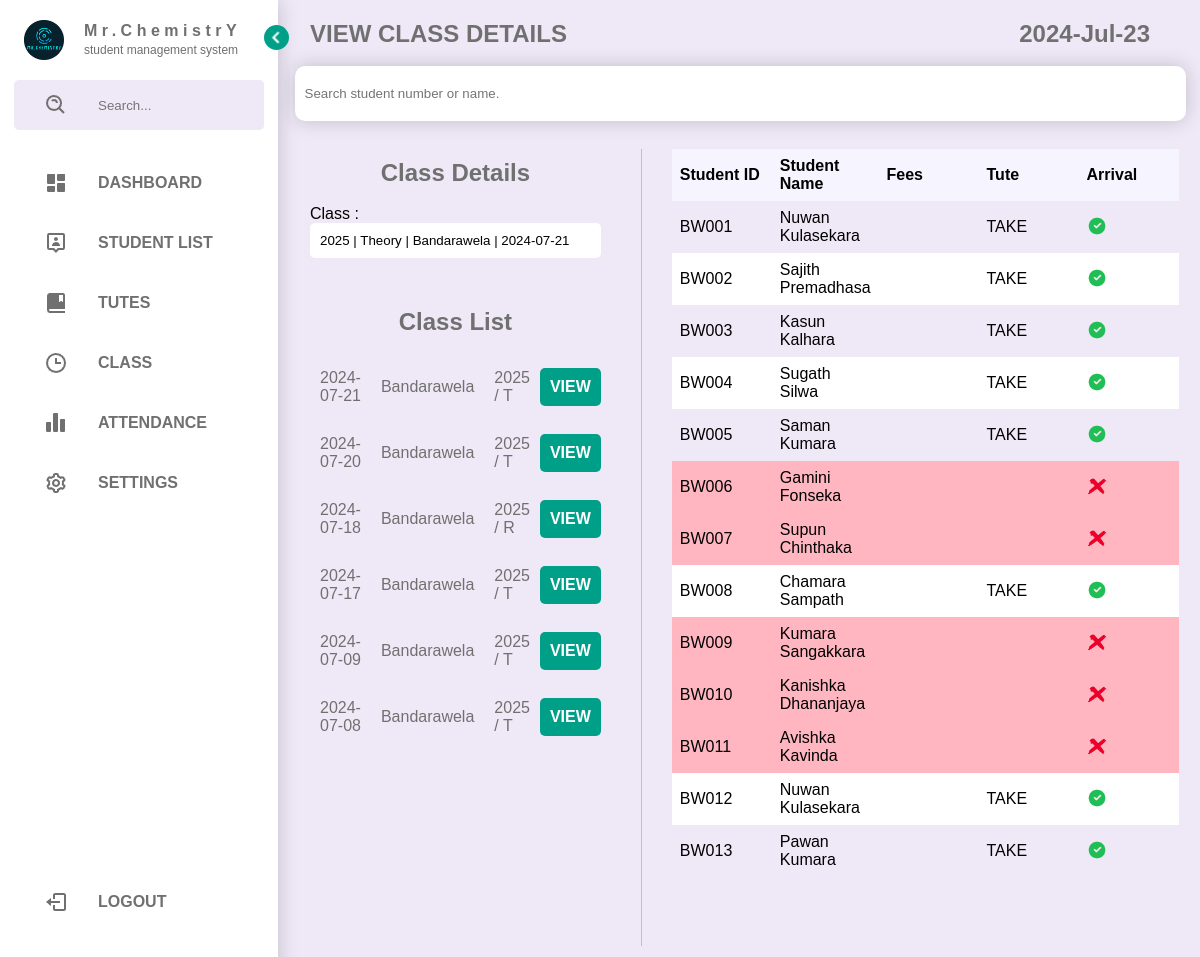
The page /view-class-details.php?view_class=7 (signed in) on the database its author committed.
### tables this page shows
CREATE TABLE `class_date` (
  `ID` int(255) NOT NULL,
  `Class` varchar(20) NOT NULL,
  `Location` varchar(100) NOT NULL,
  `Type` varchar(100) NOT NULL,
  `Date` varchar(100) NOT NULL
);

CREATE TABLE `student` (
  `ID` int(100) NOT NULL,
  `Student_ID` varchar(100) NOT NULL,
  `First_name` varchar(100) NOT NULL,
  `Last_name` varchar(100) NOT NULL,
  `Class` varchar(10) NOT NULL,
  `Card` varchar(255) NOT NULL,
  `Phone_number` varchar(20) DEFAULT NULL,
  `Register_date` varchar(20) NOT NULL,
  `Pro-pic` varchar(255) DEFAULT NULL,
  `Status` int(2) NOT NULL
);

### view-class-details.php (the view, shortened to what this page needs)
<?php
$today = date("Y-m-d");
include("includes/connection.php");
if (isset($_GET['view_class'])) {
    $class_ID = mysqli_real_escape_string($connection, $_GET['view_class']);
    $class_details = "SELECT * FROM `class_date` WHERE `ID` = {$class_ID}";
    $class_details_result = mysqli_query($connection, $class_details);
    if (mysqli_num_rows($class_details_result)) {
        $class_details_fetch = mysqli_fetch_assoc($class_details_result);
        $Location = $class_details_fetch['Location'];
        $Class = $class_details_fetch['Class'];
        $Type = $class_details_fetch['Type'];
        $Date = $class_details_fetch['Date'];
        if ($Type == "T") {
            $classType = "Theory";
        } elseif ($Type == "R") {
            $classType = "Revision";
        } elseif ($Type == "P") {
            $classType = "Paper";
        }
        $location_list = "SELECT * FROM `location` WHERE `location` = '{$Location}'";
        $location_list_result = mysqli_query($connection, $location_list);
        if (mysqli_num_rows($location_list_result) > 0) {
            $location_fetch = mysqli_fetch_assoc($location_list_result);
            $class_code = $location_fetch['UID'];
        }
    }
}
$class_list = "SELECT * FROM `class_date` WHERE `Date` <= '{$today}' ORDER BY `Date` DESC";
$class_list_result = mysqli_query($connection, $class_list);
if (isset($_POST['search'])) {
    $search = mysqli_real_escape_string($connection, $_POST['search']);
    $st_list = "SELECT * FROM `student` WHERE (`Student_ID` LIKE '{$class_code}{$search}%') AND `Class` = '{$Class}'";
} else {
    $st_list = "SELECT * FROM `student` WHERE (`Student_ID` LIKE '{$class_code}%') AND `Class` = '{$Class}'";
}
$st_list_result = mysqli_query($connection, $st_list);
if (isset($_POST['present'])) {
    $absent = "none";
} else {
    $absent = "";
}
if (isset($_POST['absent'])) {
    $present = "none";
} else {
    $present = "";
}
?>
<!DOCTYPE html>
<html lang="en">
<head>
    <link rel="stylesheet" href="assect/css/style.css">
</head>
<body>
    <div class="webcontent">
        <?php
        include("includes/sidenav.php");
        ?>
        <section class="content">
            <div class="date">
                <h1> VIEW CLASS DETAILS </h1>
                <h1> <?php echo date("Y-M-d"); ?> </h1>
            </div>
            <br>
            <div class="search">
                <form method="post">
                    <p> <input type="search" name="search" placeholder="Search student number or name." autofocus> </p>
                </form>
            </div>
            <br>
            <div class="main_airea">
                <div class="filters">
                    <div>
                        <h2> Class Details </h2>
                        <br>
                        <form>
                            <p>
                                <label for="class"> Class : </label>
                                <input type="text" value="<?= $Class . " | " . $classType . " | " . $Location . " | " . $Date; ?>" readonly>
                            </p>
                        </form>
                    </div>
                    <div id="class_list">
                        <h2> Class List </h2>
                        <br>
                        <?php
                        if (mysqli_num_rows($class_list_result) > 0) {
                            while ($view_class = mysqli_fetch_assoc($class_list_result)) {
                                echo "
                            <div class='class_list'>
                                <p> {$view_class['Date']} </p>
                                <p> {$view_class['Location']} </p>
                                <p> {$view_class['Class']} / {$view_class['Type']} </p>
                                <a href='view-class-details.php?view_class={$view_class['ID']}'> VIEW </a>
                            </div>
                            ";
                            }
                        }
                        ?>
                    </div>
                </div>
                <div class="students">
                    <div class="details">
                        <div class="table">
                            <table>
                                <tr>
                                    <th> Student ID </th>
                                    <th> Student Name </th>
                                    <th> Fees </th>
                                    <th> Tute </th>
                                    <th> Arrival </th>
                                </tr>
                                <?php
                                if (mysqli_num_rows($st_list_result) > 0) {
                                    while ($st_det = mysqli_fetch_assoc($st_list_result)) {
                                        $StudentID = $st_det['Student_ID'];
                                        $StudentFullName = $st_det['First_name'] . " " . $st_det['Last_name'];
                                        $attendance_list = "SELECT * FROM `attendance` WHERE `Student_ID` = '{$StudentID}' AND `Class` = '{$Class}' AND `Date` = '{$Date}' AND `Type` = '{$Type}'";
                                        $attendance_list_result = mysqli_query($connection, $attendance_list);
                                        $delivery_tutes = "SELECT * FROM `deliverd_tute` WHERE `Student_ID` = '{$StudentID}' AND `Class` = '{$Class}' AND `Date` = '{$Date}'";
                                        $delivery_tutes_result = mysqli_query($connection, $delivery_tutes);
                                        if (mysqli_num_rows($delivery_tutes_result)) {
                                            $take_tute = "TAKE";
                                        } else {
                                            $take_tute = "";
                                        }
                                        $paid_fees = "SELECT * FROM `class_fees` WHERE `Student_ID` = '{$StudentID}' AND `Class` = '{$Class}' AND `Date` = '{$Date}'";
                                        $paid_fees_result = mysqli_query($connection, $paid_fees);
                                        if (mysqli_num_rows($paid_fees_result)) {
                                            $paid = "PAID";
                                        } else {
                                            $paid = "";
                                        }
                                        if (mysqli_num_rows($attendance_list_result) == 1) {
                                            echo "
                                                <tr style='display: {$present};'>
                                                    <td> {$StudentID} </td>
                                                    <td> {$StudentFullName} </td>
                                                    <td> <p class='paid'>{$paid}</p> </td>
                                                    <td> {$take_tute} </td>
                                                    <td> <p> <img width='20px' src='assect/img/imgs/done.png' alt='x'> </p> </td>
                                                </tr>
                                                ";
                                        } else {
                                            echo "
                                                <tr style='background-color: lightpink; display: {$absent}; color: #000;'>
                                                    <td> {$StudentID} </td>
                                                    <td> {$StudentFullName} </td>
                                                    <td> <p> {$paid} </p> </td>
                                                    <td> {$take_tute} </td>
                                                    <td> <p> <img width='20px' src='assect/img/imgs/x-png.png' alt='x'> </p> </td>
                                                </tr>
                                                ";
                                        }
                                    }
                                }
                                ?>
                            </table>
                        </div>
                    </div>
                </div>
            </div>
        </section>
    </div>
</body>
</html>

### assect/css/style.css (style rules this page uses)
:root { --body-color: #efe9f7; --light-box: #fff; --primary: #00a088; --primary_hover: #00e7c4; --primary-light: #f6f5ff; --toggle: #ddd; --text: #707070; --ligt-text: #ffffff; --shadow: #00000030; --tomato: tomato; --blue: blue; --skyblue: skyblue; --black-text: #000; --input-color: #000; --download: #695cfe; --tran-01: all 0.2s ease; --tran-02: all 0.3s ease; --tran-03: all 0.5s ease; }
* { margin: 0; padding: 0; font-family: sans-serif; }
body { background-color: var(--body-color); }
.webcontent { width: 100%; max-width: 1920px; margin: auto; overflow-x: hidden; }
.search { background-color: var(--body-color); border-radius: 5px; }
.content { max-width: 1920px; height: 100vh; margin-left: 290px; margin-right: 10px; position: relative; transition: var(--tran-03); }
.date { display: flex; justify-content: space-between; align-items: center; padding: 0 20px; }
.date h1 { padding: 20px 20px 0 0; box-sizing: border-box; color: var(--text); }
.details p { font-size: 10px; letter-spacing: 2px; }
.main_airea { width: 100%; padding: 10px; box-sizing: border-box; display: grid; grid-template-columns: 1fr 3fr; grid-gap: 30px; }
.filters { padding: 10px; box-sizing: border-box; height: calc(100vh - 200px); display: flex; flex-direction: column; gap: 50px; }
.filters h2 { text-align: center; color: var(--text); }
.filters form input, .filters form select { width: 100%; padding: 10px; box-sizing: border-box; border-radius: 5px; outline: none; border: none; background-color: var(--light-box); }
.students { width: 100%; height: calc(100vh - 160px); overflow: scroll; border-left: 1px solid var(--shadow); padding: 0 30px; box-sizing: border-box; }
table { width: 100%; border-collapse: collapse; color: var(--black-text); table-layout: auto; }
table tr { transition: var(--tran-02); }
table tr th { background-color: var(--primary-light); height: 50px; text-align: left; min-width: 100px; }
table tr th, table tr td { padding: 8px; box-sizing: border-box; }
table tr:nth-child(odd) { background-color: var(--light-box); }
.content .search form { width: 99%; margin: auto; }
.content .search form input { width: 100%; padding: 20px 10px; box-sizing: border-box; border-radius: 10px; border: none; outline: none; background-color: var(--light-box); box-shadow: 0 0 20px var(--shadow); }
.class_list { width: 100%; display: flex; justify-content: space-between; align-items: center; color: var(--text); }
#class_list { overflow: hidden; height: calc(100% - 10px); overflow-y: scroll; }
.class_list p { padding: 15px 10px; box-sizing: border-box; }
.class_list a { padding: 10px; box-sizing: border-box; background-color: var(--primary); color: var(--ligt-text); text-decoration: none; border-radius: 5px; font-weight: bold; transition: var(--tran-02); }
.students .details { width: 100%; display: grid; grid-template-columns: 3fr 1fr; grid-gap: 30px; }

### rows shown on the page
class_date: Class+Type+Location "2025 | Theory | Bandarawela | 2024-07-21", Date "2024-07-21", Location "Bandarawela", Class "2025", Type "T"
class_date: Date "2024-07-20", Location "Bandarawela", Class "2025", Type "T"
class_date: Date "2024-07-18", Location "Bandarawela", Class "2025", Type "R"
class_date: Date "2024-07-17", Location "Bandarawela", Class "2025", Type "T"
class_date: Date "2024-07-09", Location "Bandarawela", Class "2025", Type "T"
class_date: Date "2024-07-08", Location "Bandarawela", Class "2025", Type "T"
student: Student_ID "BW001", StudentFullName "Nuwan Kulasekara", take_tute "TAKE"
student: Student_ID "BW002", StudentFullName "Sajith Premadhasa", take_tute "TAKE"
student: Student_ID "BW003", StudentFullName "Kasun Kalhara", take_tute "TAKE"
student: Student_ID "BW004", StudentFullName "Sugath Silwa", take_tute "TAKE"
student: Student_ID "BW005", StudentFullName "Saman Kumara", take_tute "TAKE"
student: Student_ID "BW006", StudentFullName "Gamini Fonseka"
student: Student_ID "BW007", StudentFullName "Supun Chinthaka"
student: Student_ID "BW008", StudentFullName "Chamara Sampath", take_tute "TAKE"
student: Student_ID "BW009", StudentFullName "Kumara Sangakkara"
student: Student_ID "BW010", StudentFullName "Kanishka Dhananjaya"
student: Student_ID "BW011", StudentFullName "Avishka Kavinda"
student: Student_ID "BW012", StudentFullName "Nuwan Kulasekara", take_tute "TAKE"
student: Student_ID "BW013", StudentFullName "Pawan Kumara", take_tute "TAKE"
